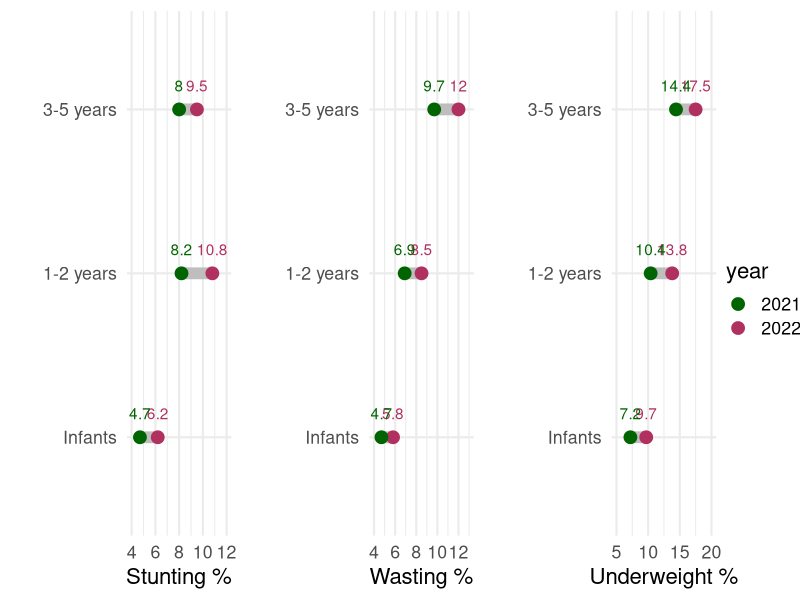

Reproduce this figure in R.
# "Source: Nutrition Month Summary Report 2022 (Figures 15, 16 & 17)"
# 
#load packages

library(tidyverse)
library(cowplot)

# Enter data
ntmnth_age <- tribble(
  ~agegp, ~year, ~stunt, ~waste, ~underwt,
  "Infants", 2022, 6.2, 5.8, 9.7,
  "1-2 years", 2022, 10.8, 8.5, 13.8,
  "3-5 years", 2022, 9.5, 12.0, 17.5,
  "Infants", 2021, 4.7, 4.7, 7.2,
  "1-2 years", 2021, 8.2, 6.9, 10.4,
  "3-5 years", 2021, 8.0, 9.7, 14.4
)

ntmnth_age <- ntmnth_age %>% mutate(agegp = factor(agegp)) %>% 
  mutate(agegp=fct_relevel(agegp,c("Infants", "1-2 years", "3-5 years"))) 
ntmnth_age <- ntmnth_age %>% mutate(year = factor(year))

# Create wide formats for use with geom_segment
# 
stw <- ntmnth_age %>% select(agegp, year, stunt) %>% 
  pivot_wider(names_from = year, values_from = stunt, names_prefix = "y")

wtw <- ntmnth_age %>% select(agegp, year, waste) %>% 
  pivot_wider(names_from = year, values_from = waste, names_prefix = "y")

utw <- ntmnth_age %>% select(agegp, year, underwt) %>% 
  pivot_wider(names_from = year, values_from = underwt, names_prefix = "y")

stunt <- ggplot(data = ntmnth_age, aes(x = agegp, y = stunt, colour = year)) +
geom_segment(data = stw,
aes(x=agegp, xend=agegp, y=y2021, yend=y2022), color="grey", linewidth = 4) +
  geom_point(size = 4, show.legend = FALSE) +
  scale_color_manual(values = c("2021" = "darkgreen", "2022" = "maroon")) +
  geom_text(aes(label = round(stunt, 1)),
            vjust = -1.5, hjust = .5,
            show.legend = FALSE) +
  ylim(4,12) +
coord_flip()+
theme_minimal(base_size = 16) +
xlab("") +
ylab("Stunting %")

waste <- ggplot(data = ntmnth_age, aes(x = agegp, y = waste, colour = year)) +
  geom_segment(data = wtw,
               aes(x=agegp, xend=agegp, y=y2021, yend=y2022), color="grey", linewidth = 4) +
  geom_point(size = 4, show.legend = FALSE) + 
  scale_color_manual(values = c("2021" = "darkgreen", "2022" = "maroon")) + 
  geom_text(aes(label = round(waste, 1)),
            vjust = -1.5, hjust = .5,
            show.legend = FALSE) +
  ylim(4,13) +
  coord_flip()+
  theme_minimal(base_size = 16) +
  xlab("") +
  ylab("Wasting %")

under <- ggplot(data = ntmnth_age, aes(x = agegp, y = underwt, colour = year)) +
  geom_segment(data = utw,
               aes(x=agegp, xend=agegp, y=y2021, yend=y2022), color="grey", linewidth = 4) +
  geom_point(size = 4, show.legend = TRUE) + 
  scale_color_manual(values = c("2021" = "darkgreen", "2022" = "maroon")) + 
  geom_text(aes(label = round(underwt, 1)),
            vjust = -1.5, hjust = .5,
            show.legend = FALSE) +
  ylim(5,20) +
  coord_flip()+
  theme_minimal(base_size = 16) +
  xlab("") +
  ylab("Underweight %")

grobs <- ggplotGrob(under)$grobs
legend <- grobs[[which(sapply(grobs, function(x) x$name) == "guide-box")]]

under <- ggplot(data = ntmnth_age, aes(x = agegp, y = underwt, colour = year)) +
  geom_segment(data = utw,
               aes(x=agegp, xend=agegp, y=y2021, yend=y2022), color="grey", linewidth = 4) +
  geom_point(size = 4, show.legend = FALSE) + 
  scale_color_manual(values = c("2021" = "darkgreen", "2022" = "maroon")) + 
  geom_text(aes(label = round(underwt, 1)),
            vjust = -1.5, hjust = .5,
            show.legend = FALSE) +
  ylim(5,20) +
  coord_flip()+
  theme_minimal(base_size = 16) +
  xlab("") +
  ylab("Underweight %")

p3 <- plot_grid(stunt, waste, under, nrow = 1)

p3l <- plot_grid(p3, legend, ncol = 2, rel_widths = c(1, .1))

ggsave("nweek2023_22.jpg", width = 12, height = 3)
